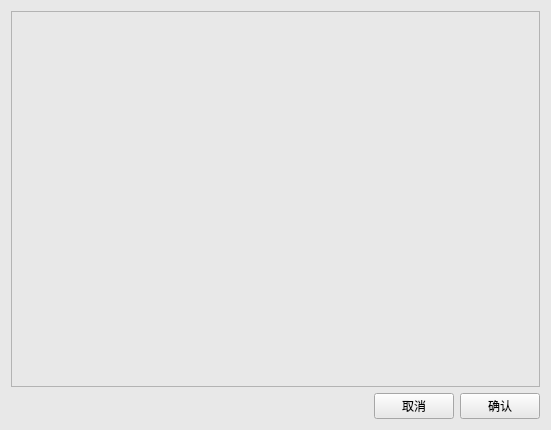
<?xml version="1.0" encoding="UTF-8"?>
<ui version="4.0">
 <class>LineWidget</class>
 <widget class="QWidget" name="LineWidget">
  <property name="geometry">
   <rect>
    <x>0</x>
    <y>0</y>
    <width>551</width>
    <height>430</height>
   </rect>
  </property>
  <property name="windowTitle">
   <string>Form</string>
  </property>
  <property name="styleSheet">
   <string notr="true">background:rgb(232, 232, 232);</string>
  </property>
  <layout class="QVBoxLayout" name="verticalLayout">
   <item>
    <widget class="QTableWidget" name="lineTable"/>
   </item>
   <item>
    <layout class="QHBoxLayout" name="horizontalLayout">
     <item>
      <spacer name="horizontalSpacer">
       <property name="orientation">
        <enum>Qt::Horizontal</enum>
       </property>
       <property name="sizeHint" stdset="0">
        <size>
         <width>40</width>
         <height>20</height>
        </size>
       </property>
      </spacer>
     </item>
     <item>
      <widget class="QPushButton" name="cancelBtn">
       <property name="font">
        <font>
         <family>微软雅黑</family>
         <weight>50</weight>
         <bold>false</bold>
        </font>
       </property>
       <property name="text">
        <string>取消</string>
       </property>
      </widget>
     </item>
     <item>
      <widget class="QPushButton" name="okBtn">
       <property name="font">
        <font>
         <family>微软雅黑</family>
         <weight>50</weight>
         <bold>false</bold>
        </font>
       </property>
       <property name="text">
        <string>确认</string>
       </property>
      </widget>
     </item>
    </layout>
   </item>
  </layout>
 </widget>
 <resources/>
 <connections/>
</ui>
